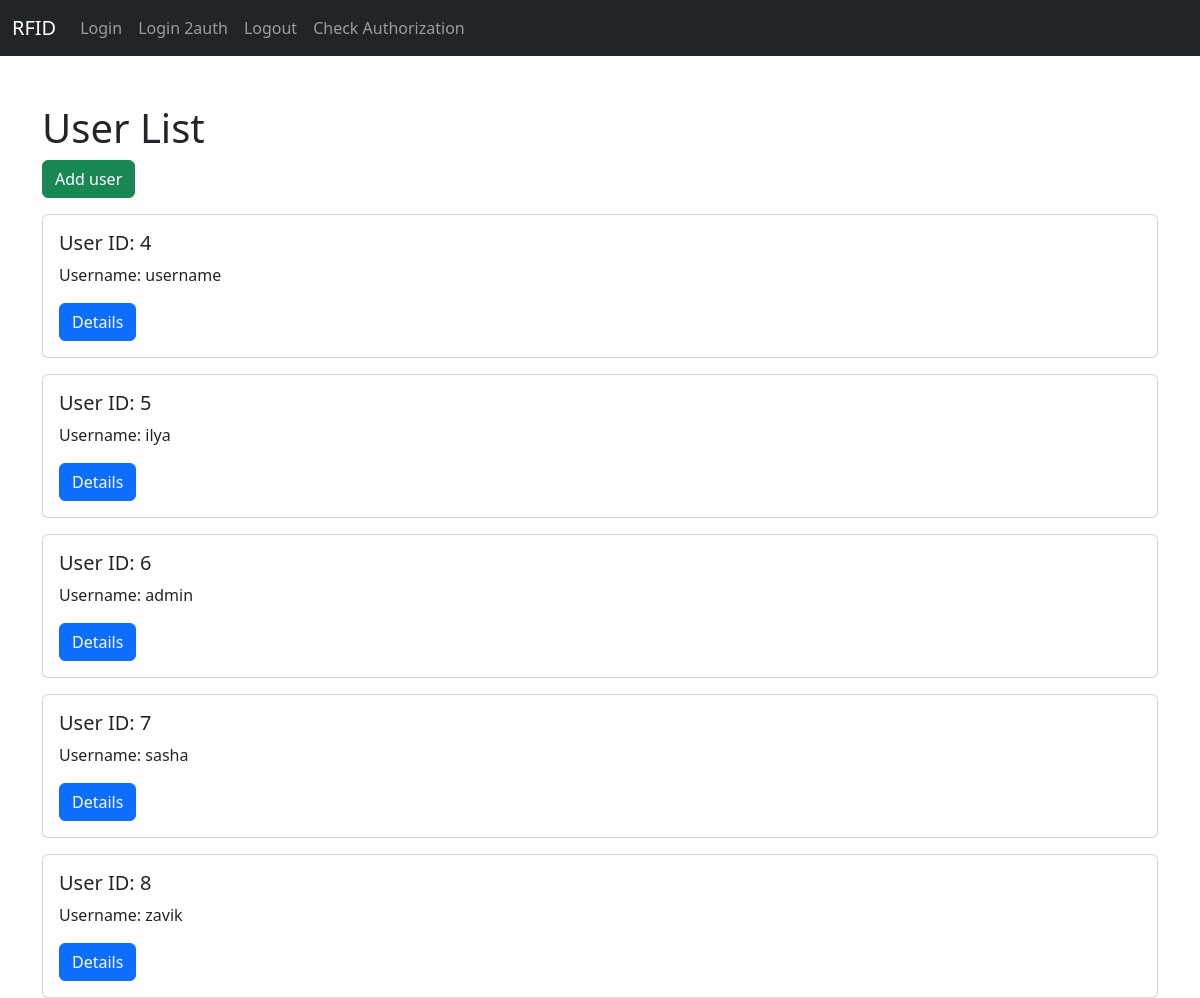
The app's page /get_users (signed in), older data.
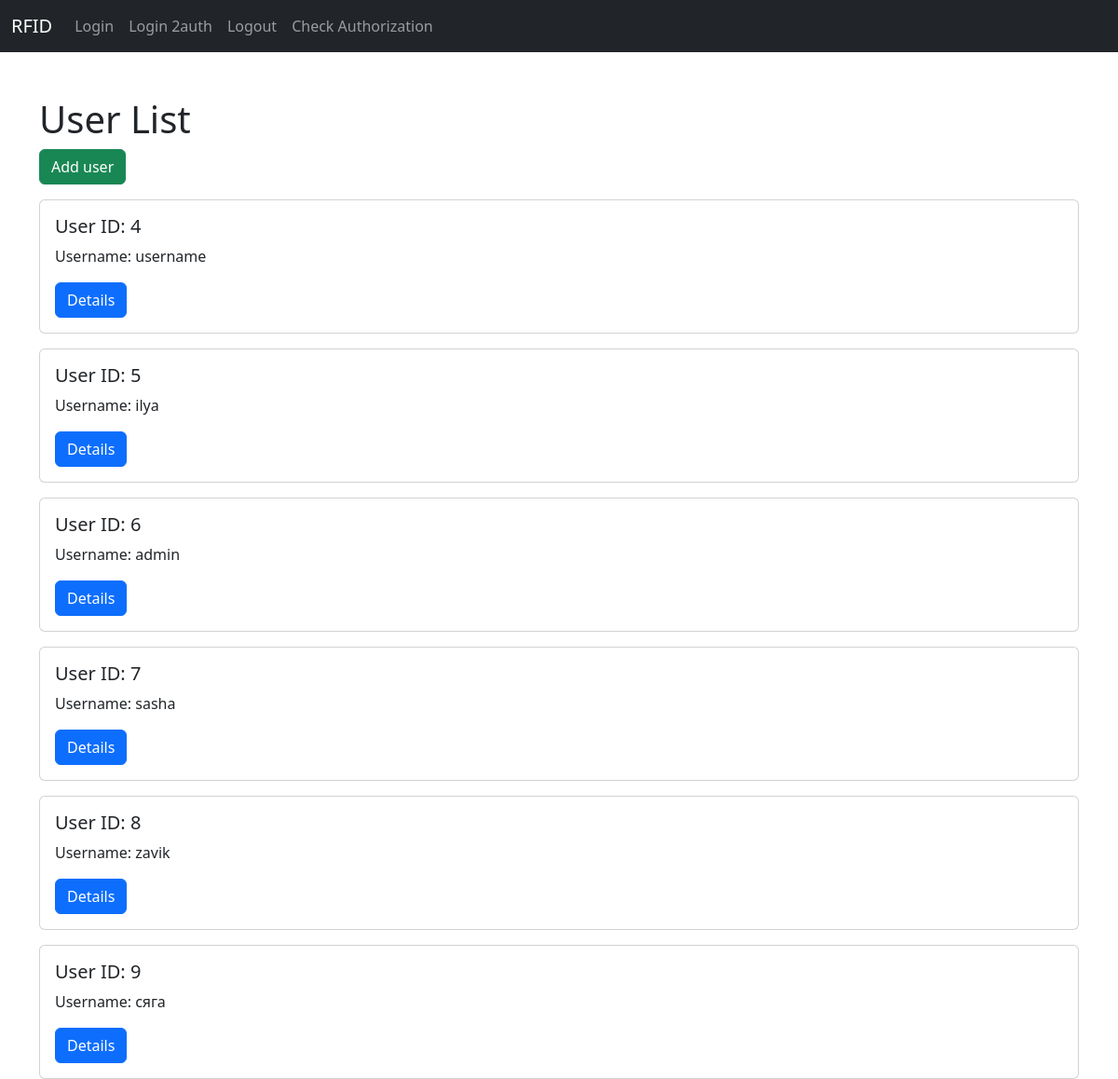
The same page, newer data.
### entities/DatabaseManager.py (models this page shows, shortened)
class BaseModel(Model):
    class Meta:
        database = db

class User(BaseModel):
    username = CharField()
    first_name = CharField()
    password = CharField()
    name = CharField()
    last_name = CharField()

class RFID(BaseModel):
    id = CharField(primary_key=True, max_length=255)
    name = CharField()
    user = ForeignKeyField(User, backref='rfid')

### server.py (the view)
@app.route('/get_users', methods=['GET'])
def get_users():
    try:
        if _is_auth() == None:
            return redirect(url_for('login'))
        users = db_manager.get_users()
        return render_template('users.html', users=users)
    except Exception as e:
        Logger.error(e)

### entities/DatabaseManager.py (called while the page is built)
    def get_user_by_id(self, user_id):
        user = User.select(User, RFID).where(User.id == user_id).join(RFID, JOIN.LEFT_OUTER).first()
        return user

    def get_users(self):
        users_with_rfid = (
            User
            .select(User, RFID)
            .join(RFID, JOIN.LEFT_OUTER)
        )
        users_data = []
        for user in users_with_rfid:
            user_data = {
                'id' : user.id,
                'username': user.username,
                'first_name': user.first_name,
                'name': user.name,
                'last_name': user.last_name,
                'rfid': None  # По умолчанию RFID отсутствует
            }
            if user.rfid:  # Если у пользователя есть связанный RFID
                user_data['rfid'] = {
                    'id': user.rfid.id,
                    'name': user.rfid.name
                }
            users_data.append(user_data)
        return users_data

### server.py (called while the page is built)
def _is_auth():
    try:
        token = request.cookies.get('token')
        if token:
            try:
                decoded_token = jwt.decode(token, app.config['SECRET_KEY'], algorithms=['HS256'])
                user = db_manager.get_user_by_id(decoded_token['user_id'])
                return user
            except jwt.ExpiredSignatureError:
                flash('Token has expired. Please log in again.', 'error')
                return None
            except jwt.InvalidTokenError:
                flash('Invalid token. Please log in again.', 'error')
                return None
    except Exception as e:
        Logger.error(e)

### templates/users.html
{% include 'header.html' %}
<div class="container mt-5">
    <h1>User List</h1>
    <a class="btn btn-success" href="/add_user">Add user</a>
    <div id="users-list">
        {% for user in users %}
            <div class="card mt-3">
                <div class="card-body">
                    <h5 class="card-title">User ID: {{ user.id }}</h5>
                    <p class="card-text">Username: {{ user.username }}</p>
                    <a href="{{ url_for('get_user', user_id=user.id) }}" class="btn btn-primary">Details</a>
                </div>
            </div>
        {% endfor %}
    </div>
</div>
</body>
</html>

### templates/header.html (shortened to what this page needs)
<!DOCTYPE html>
<html lang="en">
<head>
    <link href="https://cdn.jsdelivr.net/npm/bootstrap@5.3.0/dist/css/bootstrap.min.css" rel="stylesheet">
    <link rel="stylesheet" href="{{ url_for('static', filename='css/main.css') }}">
</head>
<body>
<nav class="navbar navbar-expand-lg navbar-dark bg-dark">
    <div class="container-fluid">
        <a class="navbar-brand" href="/get_users">RFID</a>
        <div class="collapse navbar-collapse" id="navbarNav">
            <ul class="navbar-nav">
                <li class="nav-item">
                    <a class="nav-link" href="/login">Login</a>
                </li>
                <li class="nav-item">
                    <a class="nav-link" href="/login_2auth">Login 2auth</a>
                </li>
                <li class="nav-item">
                    <a class="nav-link" href="/logout">Logout</a>
                </li>
                <li class="nav-item">
                    <a class="nav-link" href="/check_authorization">Check Authorization</a>
                </li>
                <li class="nav-item">
                    <span class="nav-link" id="current-user-span">
                    </span>
                </li>
            </ul>
        </div>
    </div>
</nav>

Row changes from the older to the newer data that the page shows:
added RFID: id "9", username "сяга"
